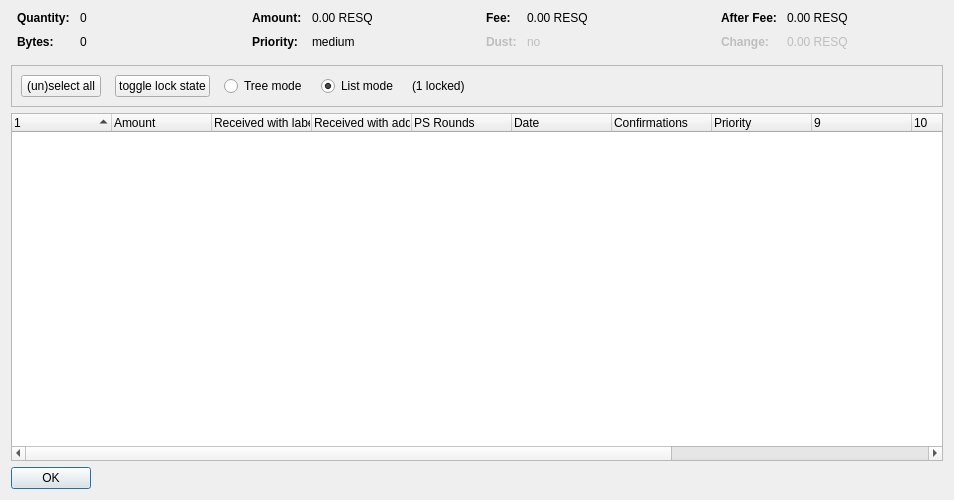
<?xml version="1.0" encoding="UTF-8"?>
<ui version="4.0">
 <class>CoinControlDialog</class>
 <widget class="QDialog" name="CoinControlDialog">
  <property name="geometry">
   <rect>
    <x>0</x>
    <y>0</y>
    <width>954</width>
    <height>500</height>
   </rect>
  </property>
  <property name="windowTitle">
   <string>Coin Selection</string>
  </property>
  <layout class="QVBoxLayout" name="verticalLayout">
   <item>
    <layout class="QHBoxLayout" name="horizontalLayoutTop" stretch="0,0,0,0">
     <property name="topMargin">
      <number>0</number>
     </property>
     <property name="bottomMargin">
      <number>10</number>
     </property>
     <item>
      <layout class="QFormLayout" name="formLayoutCoinControl1">
       <property name="horizontalSpacing">
        <number>10</number>
       </property>
       <property name="verticalSpacing">
        <number>10</number>
       </property>
       <property name="leftMargin">
        <number>6</number>
       </property>
       <property name="rightMargin">
        <number>6</number>
       </property>
       <item row="0" column="0">
        <widget class="QLabel" name="labelCoinControlQuantityText">
         <property name="font">
          <font>
           <weight>75</weight>
           <bold>true</bold>
          </font>
         </property>
         <property name="text">
          <string>Quantity:</string>
         </property>
        </widget>
       </item>
       <item row="0" column="1">
        <widget class="QLabel" name="labelCoinControlQuantity">
         <property name="cursor">
          <cursorShape>IBeamCursor</cursorShape>
         </property>
         <property name="contextMenuPolicy">
          <enum>Qt::ActionsContextMenu</enum>
         </property>
         <property name="text">
          <string notr="true">0</string>
         </property>
         <property name="textInteractionFlags">
          <set>Qt::LinksAccessibleByMouse|Qt::TextSelectableByKeyboard|Qt::TextSelectableByMouse</set>
         </property>
        </widget>
       </item>
       <item row="1" column="0">
        <widget class="QLabel" name="labelCoinControlBytesText">
         <property name="font">
          <font>
           <weight>75</weight>
           <bold>true</bold>
          </font>
         </property>
         <property name="text">
          <string>Bytes:</string>
         </property>
        </widget>
       </item>
       <item row="1" column="1">
        <widget class="QLabel" name="labelCoinControlBytes">
         <property name="cursor">
          <cursorShape>IBeamCursor</cursorShape>
         </property>
         <property name="contextMenuPolicy">
          <enum>Qt::ActionsContextMenu</enum>
         </property>
         <property name="text">
          <string notr="true">0</string>
         </property>
         <property name="textInteractionFlags">
          <set>Qt::LinksAccessibleByMouse|Qt::TextSelectableByKeyboard|Qt::TextSelectableByMouse</set>
         </property>
        </widget>
       </item>
      </layout>
     </item>
     <item>
      <layout class="QFormLayout" name="formLayoutCoinControl2">
       <property name="horizontalSpacing">
        <number>10</number>
       </property>
       <property name="verticalSpacing">
        <number>10</number>
       </property>
       <property name="leftMargin">
        <number>6</number>
       </property>
       <property name="rightMargin">
        <number>6</number>
       </property>
       <item row="0" column="0">
        <widget class="QLabel" name="labelCoinControlAmountText">
         <property name="font">
          <font>
           <weight>75</weight>
           <bold>true</bold>
          </font>
         </property>
         <property name="text">
          <string>Amount:</string>
         </property>
        </widget>
       </item>
       <item row="0" column="1">
        <widget class="QLabel" name="labelCoinControlAmount">
         <property name="cursor">
          <cursorShape>IBeamCursor</cursorShape>
         </property>
         <property name="contextMenuPolicy">
          <enum>Qt::ActionsContextMenu</enum>
         </property>
         <property name="text">
          <string notr="true">0.00 RESQ</string>
         </property>
         <property name="textInteractionFlags">
          <set>Qt::LinksAccessibleByMouse|Qt::TextSelectableByKeyboard|Qt::TextSelectableByMouse</set>
         </property>
        </widget>
       </item>
       <item row="1" column="0">
        <widget class="QLabel" name="labelCoinControlPriorityText">
         <property name="font">
          <font>
           <weight>75</weight>
           <bold>true</bold>
          </font>
         </property>
         <property name="text">
          <string>Priority:</string>
         </property>
        </widget>
       </item>
       <item row="1" column="1">
        <widget class="QLabel" name="labelCoinControlPriority">
         <property name="cursor">
          <cursorShape>IBeamCursor</cursorShape>
         </property>
         <property name="contextMenuPolicy">
          <enum>Qt::ActionsContextMenu</enum>
         </property>
         <property name="text">
          <string>medium</string>
         </property>
         <property name="textInteractionFlags">
          <set>Qt::LinksAccessibleByMouse|Qt::TextSelectableByKeyboard|Qt::TextSelectableByMouse</set>
         </property>
        </widget>
       </item>
      </layout>
     </item>
     <item>
      <layout class="QFormLayout" name="formLayoutCoinControl3">
       <property name="horizontalSpacing">
        <number>10</number>
       </property>
       <property name="verticalSpacing">
        <number>10</number>
       </property>
       <property name="leftMargin">
        <number>6</number>
       </property>
       <property name="rightMargin">
        <number>6</number>
       </property>
       <item row="0" column="0">
        <widget class="QLabel" name="labelCoinControlFeeText">
         <property name="font">
          <font>
           <weight>75</weight>
           <bold>true</bold>
          </font>
         </property>
         <property name="text">
          <string>Fee:</string>
         </property>
        </widget>
       </item>
       <item row="0" column="1">
        <widget class="QLabel" name="labelCoinControlFee">
         <property name="cursor">
          <cursorShape>IBeamCursor</cursorShape>
         </property>
         <property name="contextMenuPolicy">
          <enum>Qt::ActionsContextMenu</enum>
         </property>
         <property name="text">
          <string notr="true">0.00 RESQ</string>
         </property>
         <property name="textInteractionFlags">
          <set>Qt::LinksAccessibleByMouse|Qt::TextSelectableByKeyboard|Qt::TextSelectableByMouse</set>
         </property>
        </widget>
       </item>
       <item row="1" column="0">
        <widget class="QLabel" name="labelCoinControlLowOutputText">
         <property name="enabled">
          <bool>false</bool>
         </property>
         <property name="font">
          <font>
           <weight>75</weight>
           <bold>true</bold>
          </font>
         </property>
         <property name="text">
          <string>Dust:</string>
         </property>
        </widget>
       </item>
       <item row="1" column="1">
        <widget class="QLabel" name="labelCoinControlLowOutput">
         <property name="enabled">
          <bool>false</bool>
         </property>
         <property name="cursor">
          <cursorShape>IBeamCursor</cursorShape>
         </property>
         <property name="contextMenuPolicy">
          <enum>Qt::ActionsContextMenu</enum>
         </property>
         <property name="text">
          <string>no</string>
         </property>
         <property name="textInteractionFlags">
          <set>Qt::LinksAccessibleByMouse|Qt::TextSelectableByKeyboard|Qt::TextSelectableByMouse</set>
         </property>
        </widget>
       </item>
      </layout>
     </item>
     <item>
      <layout class="QFormLayout" name="formLayoutCoinControl4">
       <property name="horizontalSpacing">
        <number>10</number>
       </property>
       <property name="verticalSpacing">
        <number>10</number>
       </property>
       <property name="leftMargin">
        <number>6</number>
       </property>
       <property name="rightMargin">
        <number>6</number>
       </property>
       <item row="0" column="0">
        <widget class="QLabel" name="labelCoinControlAfterFeeText">
         <property name="font">
          <font>
           <weight>75</weight>
           <bold>true</bold>
          </font>
         </property>
         <property name="text">
          <string>After Fee:</string>
         </property>
        </widget>
       </item>
       <item row="0" column="1">
        <widget class="QLabel" name="labelCoinControlAfterFee">
         <property name="cursor">
          <cursorShape>IBeamCursor</cursorShape>
         </property>
         <property name="contextMenuPolicy">
          <enum>Qt::ActionsContextMenu</enum>
         </property>
         <property name="text">
          <string notr="true">0.00 RESQ</string>
         </property>
         <property name="textInteractionFlags">
          <set>Qt::LinksAccessibleByMouse|Qt::TextSelectableByKeyboard|Qt::TextSelectableByMouse</set>
         </property>
        </widget>
       </item>
       <item row="1" column="0">
        <widget class="QLabel" name="labelCoinControlChangeText">
         <property name="enabled">
          <bool>false</bool>
         </property>
         <property name="font">
          <font>
           <weight>75</weight>
           <bold>true</bold>
          </font>
         </property>
         <property name="text">
          <string>Change:</string>
         </property>
        </widget>
       </item>
       <item row="1" column="1">
        <widget class="QLabel" name="labelCoinControlChange">
         <property name="enabled">
          <bool>false</bool>
         </property>
         <property name="cursor">
          <cursorShape>IBeamCursor</cursorShape>
         </property>
         <property name="contextMenuPolicy">
          <enum>Qt::ActionsContextMenu</enum>
         </property>
         <property name="text">
          <string notr="true">0.00 RESQ</string>
         </property>
         <property name="textInteractionFlags">
          <set>Qt::LinksAccessibleByMouse|Qt::TextSelectableByKeyboard|Qt::TextSelectableByMouse</set>
         </property>
        </widget>
       </item>
      </layout>
     </item>
    </layout>
   </item>
   <item>
    <widget class="QFrame" name="frame">
     <property name="minimumSize">
      <size>
       <width>0</width>
       <height>40</height>
      </size>
     </property>
     <property name="frameShape">
      <enum>QFrame::StyledPanel</enum>
     </property>
     <property name="frameShadow">
      <enum>QFrame::Sunken</enum>
     </property>
     <layout class="QHBoxLayout" name="horizontalLayout">
      <item>
       <layout class="QHBoxLayout" name="horizontalLayoutPanel" stretch="0,0,0,0,0,0">
        <property name="spacing">
         <number>14</number>
        </property>
        <item>
         <widget class="QPushButton" name="pushButtonSelectAll">
          <property name="sizePolicy">
           <sizepolicy hsizetype="Maximum" vsizetype="Fixed">
            <horstretch>0</horstretch>
            <verstretch>0</verstretch>
           </sizepolicy>
          </property>
          <property name="text">
           <string>(un)select all</string>
          </property>
          <property name="autoDefault">
           <bool>false</bool>
          </property>
         </widget>
        </item>
        <item>
         <widget class="QPushButton" name="pushButtonToggleLock">
          <property name="sizePolicy">
           <sizepolicy hsizetype="Maximum" vsizetype="Fixed">
            <horstretch>0</horstretch>
            <verstretch>0</verstretch>
           </sizepolicy>
          </property>
          <property name="text">
           <string>toggle lock state</string>
          </property>
          <property name="autoDefault">
           <bool>false</bool>
          </property>
         </widget>
        </item>
        <item>
         <widget class="QRadioButton" name="radioTreeMode">
          <property name="sizePolicy">
           <sizepolicy hsizetype="Maximum" vsizetype="Fixed">
            <horstretch>0</horstretch>
            <verstretch>0</verstretch>
           </sizepolicy>
          </property>
          <property name="text">
           <string>Tree mode</string>
          </property>
         </widget>
        </item>
        <item>
         <widget class="QRadioButton" name="radioListMode">
          <property name="sizePolicy">
           <sizepolicy hsizetype="Maximum" vsizetype="Fixed">
            <horstretch>0</horstretch>
            <verstretch>0</verstretch>
           </sizepolicy>
          </property>
          <property name="text">
           <string>List mode</string>
          </property>
          <property name="checked">
           <bool>true</bool>
          </property>
         </widget>
        </item>
        <item>
         <widget class="QLabel" name="labelLocked">
          <property name="text">
           <string>(1 locked)</string>
          </property>
         </widget>
        </item>
        <item>
         <spacer name="horizontalSpacer">
          <property name="orientation">
           <enum>Qt::Horizontal</enum>
          </property>
          <property name="sizeHint" stdset="0">
           <size>
            <width>40</width>
            <height>20</height>
           </size>
          </property>
         </spacer>
        </item>
       </layout>
      </item>
     </layout>
    </widget>
   </item>
   <item>
    <widget class="CoinControlTreeWidget" name="treeWidget">
     <property name="contextMenuPolicy">
      <enum>Qt::CustomContextMenu</enum>
     </property>
     <property name="sortingEnabled">
      <bool>false</bool>
     </property>
     <property name="columnCount">
      <number>13</number>
     </property>
     <attribute name="headerShowSortIndicator" stdset="0">
      <bool>true</bool>
     </attribute>
     <attribute name="headerStretchLastSection">
      <bool>false</bool>
     </attribute>
     <column>
      <property name="text">
       <string/>
      </property>
     </column>
     <column>
      <property name="text">
       <string>Amount</string>
      </property>
     </column>
     <column>
      <property name="text">
       <string>Received with label</string>
      </property>
     </column>
     <column>
      <property name="text">
       <string>Received with address</string>
      </property>
     </column>
     <column>
      <property name="text">
       <string>PS Rounds</string>
      </property>
     </column>
     <column>
      <property name="text">
       <string>Date</string>
      </property>
     </column>
     <column>
      <property name="text">
       <string>Confirmations</string>
      </property>
      <property name="toolTip">
       <string>Confirmed</string>
      </property>
     </column>
     <column>
      <property name="text">
       <string>Priority</string>
      </property>
     </column>
     <column>
      <property name="text">
       <string/>
      </property>
     </column>
     <column>
      <property name="text">
       <string/>
      </property>
     </column>
     <column>
      <property name="text">
       <string/>
      </property>
     </column>
     <column>
      <property name="text">
       <string/>
      </property>
     </column>
     <column>
      <property name="text">
       <string/>
      </property>
     </column>
    </widget>
   </item>
   <item>
    <widget class="QDialogButtonBox" name="buttonBox">
     <property name="sizePolicy">
      <sizepolicy hsizetype="Maximum" vsizetype="Fixed">
       <horstretch>0</horstretch>
       <verstretch>0</verstretch>
      </sizepolicy>
     </property>
     <property name="orientation">
      <enum>Qt::Horizontal</enum>
     </property>
     <property name="standardButtons">
      <set>QDialogButtonBox::Ok</set>
     </property>
    </widget>
   </item>
  </layout>
 </widget>
 <customwidgets>
  <customwidget>
   <class>CoinControlTreeWidget</class>
   <extends>QTreeWidget</extends>
   <header>coincontroltreewidget.h</header>
  </customwidget>
 </customwidgets>
 <resources/>
 <connections/>
</ui>
